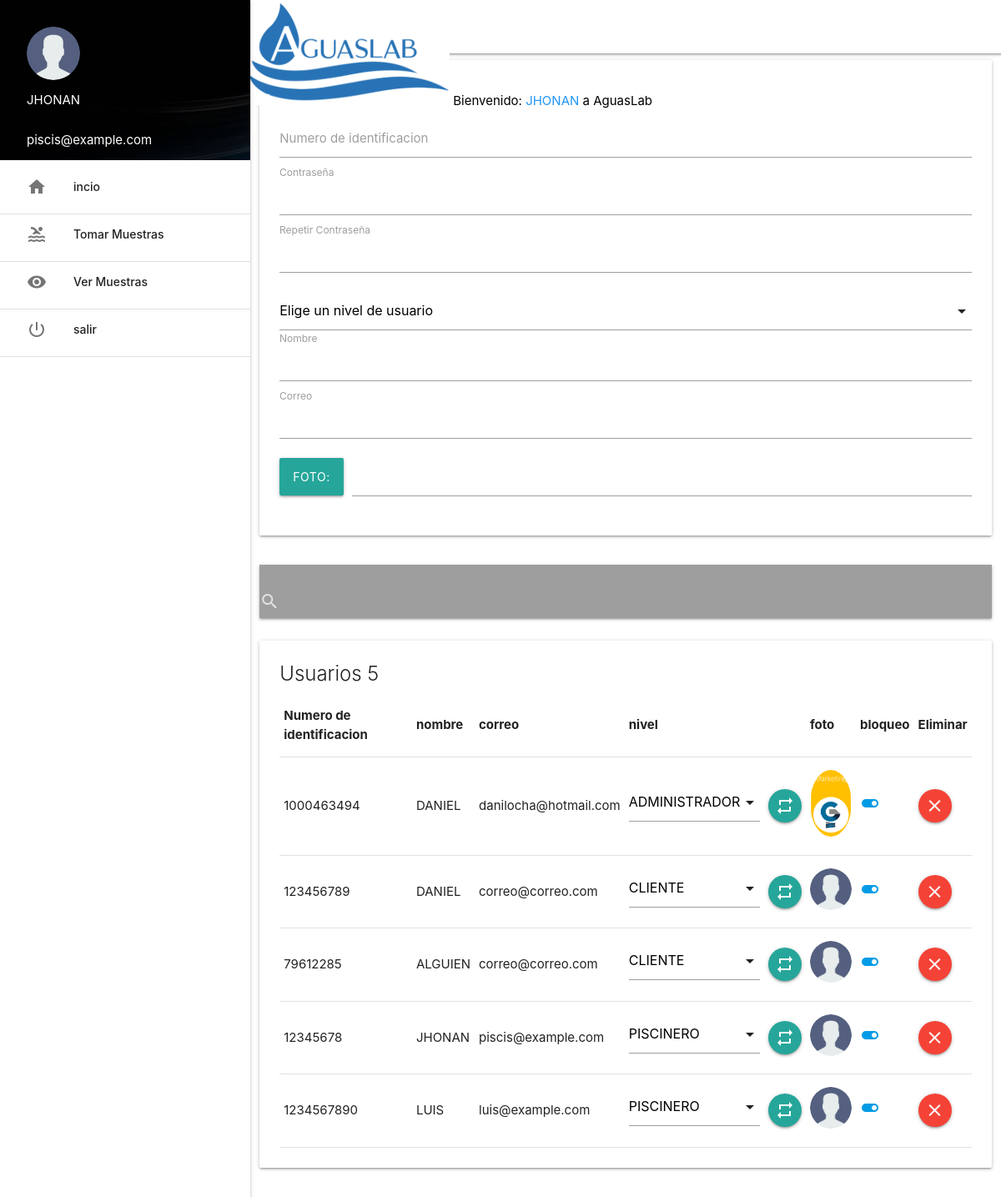
Page /aguaslab/plataforma/usuarios/index.php (signed in) on the committed database.
### tables this page shows
CREATE TABLE `usuario` (
  `id` int(3) NOT NULL,
  `nick` varchar(15) NOT NULL,
  `pass` varchar(100) NOT NULL,
  `nombre` varchar(100) NOT NULL,
  `correo` varchar(100) NOT NULL,
  `nivel` varchar(20) NOT NULL,
  `bloqueo` int(1) NOT NULL,
  `foto` varchar(50) NOT NULL
);

### aguaslab/plataforma/usuarios/index.php (the view, shortened to what this page needs)
<?php include('../extend/header.php');
include('../extend/permiso.php'); ?>
<div class="row">
	<div class="col s12">
		<div class="card">
			<div class="card-content">
				<span class="card-title">Alta de usuarios</span>
				<form action="ins_usuarios.php" class="form" method="post" enctype="multipart/form-data">
					<div class="input-field">
						<input type="text" name="nick" required autofocus title="DEBE CONTENER SOLO NUMEROS" pattern="[0-9]{5,15}" id="nick">
						<label for="nick">Numero de identificacion</label>
					</div>
					<div class="input-field">
						<input type="password" name="pass1" required autofocus title="DEBE CONTENER ENTRE 8 Y 15 CARACTERES" pattern="[A-Za-z0-9]{8,15}" id="pass1" >
						<label for="pass1">Contraseña</label>
					</div>
					<div class="input-field">
						<input type="password" name="pass2" required autofocus title="DEBE CONTENER ENTRE 8 Y 15 CARACTERES" pattern="[A-Za-z0-9]{8,15}" id="pass2" >
						<label for="pass2">Repetir Contraseña</label>
					</div>
					<div class="input-field">
						<input type="text" name="nombre" required autofocus title="Nombre completo del usuario" pattern="[A-Zs ]+" id="nombre" onblur="may(this.value, this.id)">
						<label for="nombre">Nombre</label>
					</div>
					<div class="input-field">
						<input type="email" name="correo" required autofocus title="Correo electronico" id="correo" >
						<label for="correo">Correo</label>
					</div>
					<div class="input-field file-field">
						<div class="btn">
							<span>Foto:</span>
						</div>
						<div class="file-path-wrapper">
							<input type="text" class="file-path-validate">
						</div>
					</div>
				</form>
			</div>
		</div>
	</div>
</div>
<div class="row">
	<div class="col s12">
		<nav class="grey">
			<div class="nav-wrapper">
				<div class="input-field">
					<input type="search" id="buscar">
					<label for="buscar"><i class="material-icons">search</i></label>
					<i class="material-icons">close</i>
				</div>
			</div>
		</nav>
	</div>
</div>
<?php
$sel = $con->query("SELECT * FROM usuario");
$row = mysqli_num_rows($sel);
 ?>
<div class="row">
	<div class="col s12">
		<div class="card">
			<div class="card-content">
				<span class="card-title">Usuarios <?php echo $row; ?></span>
				<table>
					<thead>
						<tr class="cabecera">
							<th>Numero de identificacion</th>
							<th>nombre</th>
							<th>correo</th>
							<th>nivel</th>
							<th></th>
							<th>foto</th>
							<th>bloqueo</th>
							<th>Eliminar</th>
						</tr>
					</thead>
					<?php while($f = $sel->fetch_assoc()){ ?>
						<tr>
							<td><?php echo $f['nick']; ?></td>
							<td><?php echo $f['nombre']; ?></td>
							<td><?php echo $f['correo']; ?></td>
							<td>
								<form action="up_nivel.php" method="post">
							</td>
							<td>
								<button type="submit" class="btn-floating"><i class="material-icons">repeat</i></button></form>
							</td>
							<td><img src="<?php echo $f['foto']; ?>" width="50" class="circle" alt=""></td>
							<td>
								<?php if ($f['bloqueo']==1): ?>
									<a href="bloqueo_manual.php?us=<?php echo $f['id']; ?>&bl=<?php echo $f['bloqueo']; ?>"><i class="material-icons">toggle_on</i></a>
									<?php else: ?>
										<a href="bloqueo_manual.php?us=<?php echo $f['id']; ?>&bl<?php echo $f['bloqueo']; ?>"><i class="material-icons grey-text">toggle_off</i></a>
								<?php endif ?>
							</td>
							<td>
								<a href="#" class="btn-floating red" onclick="swal({ title: 'Esta seguro que desea eliminar al usuario?', text: 'Al eliminarlo no podra recuperarlo!', type: 'warning', showCancelButton: true, confirmButtonColor: '#3085d6', cancelButtonColor: '#d33', confirmButtonText: 'Si, eliminarlo!' }).then(function () {  location.href='eliminar_usuario.php?id=<?php echo $f['id'] ?>'; })"><i class="material-icons">clear</i></a>
							</td>
						</tr>
					<?php } ?>
				</table>
			</div>
		</div>
	</div>
</div>
<?php include('../extend/scripts.php') ?>
</body>
</html>

### rows in the picture
usuario: nick "1000463494", nombre "DANIEL", correo "danilocha@hotmail.com", foto (picture)
usuario: nick "123456789", nombre "DANIEL", correo "correo@correo.com", foto (picture)
usuario: nick "79612285", nombre "ALGUIEN", correo "correo@correo.com", foto (picture)
usuario: nick "12345678", nombre "JHONAN", correo "piscis@example.com", foto (picture)
usuario: nick "1234567890", nombre "LUIS", correo "luis@example.com", foto (picture)

### other values in the picture
$_SESSION['nombre'] "JHONAN"
$_SESSION['correo'] "piscis@example.com"
$row "5"
